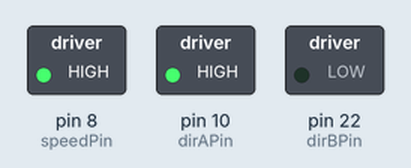
This program was run on a simulated Raspberry Pi (header pin numbers). On the bench: switched loads named in the program (green lamp = pin HIGH).

Above: at 0.1 s.
At 4.6 s:
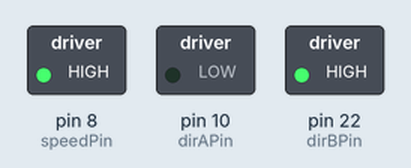
At 9.1 s:
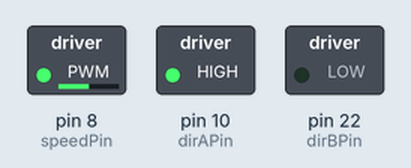
At 13.6 s:
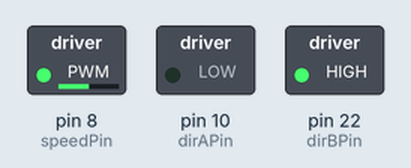
At 18.1 s:
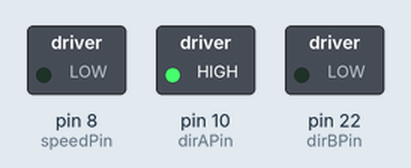
At 38.1 s:
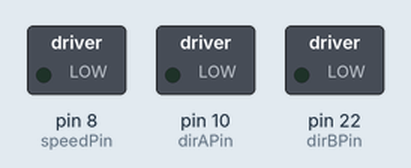
Timing chart, 0 to 40.0 s (numbered marks = the images above):
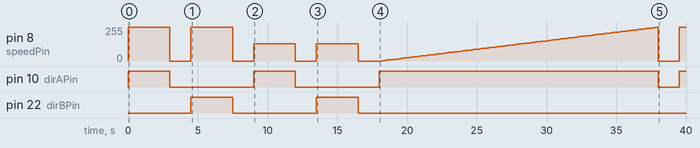

Measured:
- by itself, pin 10 (dirAPin): goes HIGH 3.0 s, LOW 6.0 s, HIGH 3.0 s, LOW 6.0 s, HIGH 20.0 s, LOW 1.5 s, then HIGH
- by itself, pin 22 (dirBPin): alternates HIGH for 3.0 s and LOW for 6.0 s, 4 changes in all, then stays LOW

The program:

controlMotor.py
```python
from time import sleep
import RPi.GPIO as GPIO

GPIO.setmode(GPIO.BOARD)

# pin to control the speed of the motor
speedPin = 8

# pins to control the direction of the motor
dirAPin = 10
dirBPin = 22

# time to stay on (seconds)
delayOn = 3

# time to stay off (seconds)
delayOff = 1.5

GPIO.setup(speedPin, GPIO.OUT)
GPIO.setup(dirAPin, GPIO.OUT)
GPIO.setup(dirBPin, GPIO.OUT)

pwmSpeedPin = GPIO.PWM(speedPin, 100)
pwmSpeedPin.start(0)

def turnOff():
    pwmSpeedPin.ChangeDutyCycle(0)
    GPIO.output(dirAPin, GPIO.LOW)
    GPIO.output(dirBPin, GPIO.LOW)
    sleep(delayOff)

def turnOn(speed, dirPin, notDirPin):
    pwmSpeedPin.ChangeDutyCycle(speed)
    GPIO.output(dirPin, GPIO.HIGH)
    GPIO.output(notDirPin, GPIO.LOW)
    sleep(delayOn)
    turnOff()

try:
    while True:
        # motor full, turn in one direction
        turnOn(100, dirAPin, dirBPin);

        # motor full, turn in opossite direction
        turnOn(100, dirBPin, dirAPin);

        # motor 50% speed, turn in one direction
        turnOn(50, dirAPin, dirBPin);

        # motor 50% speed, turn in opposite direction
        turnOn(50, dirBPin, dirAPin)

        # motor 0 to 100 speed
        GPIO.output(dirAPin, GPIO.HIGH)
        GPIO.output(dirBPin, GPIO.LOW)

        for i in range(100):
            pwmSpeedPin.ChangeDutyCycle(i)
            sleep(0.2)

        turnOff()


except KeyboardInterrupt:
    pass

GPIO.cleanup()
```
